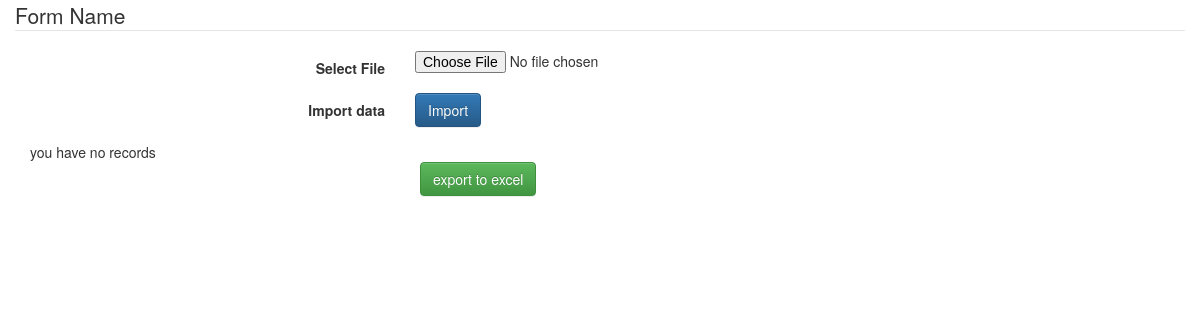
The page /csv/index.php on the database as committed earlier.
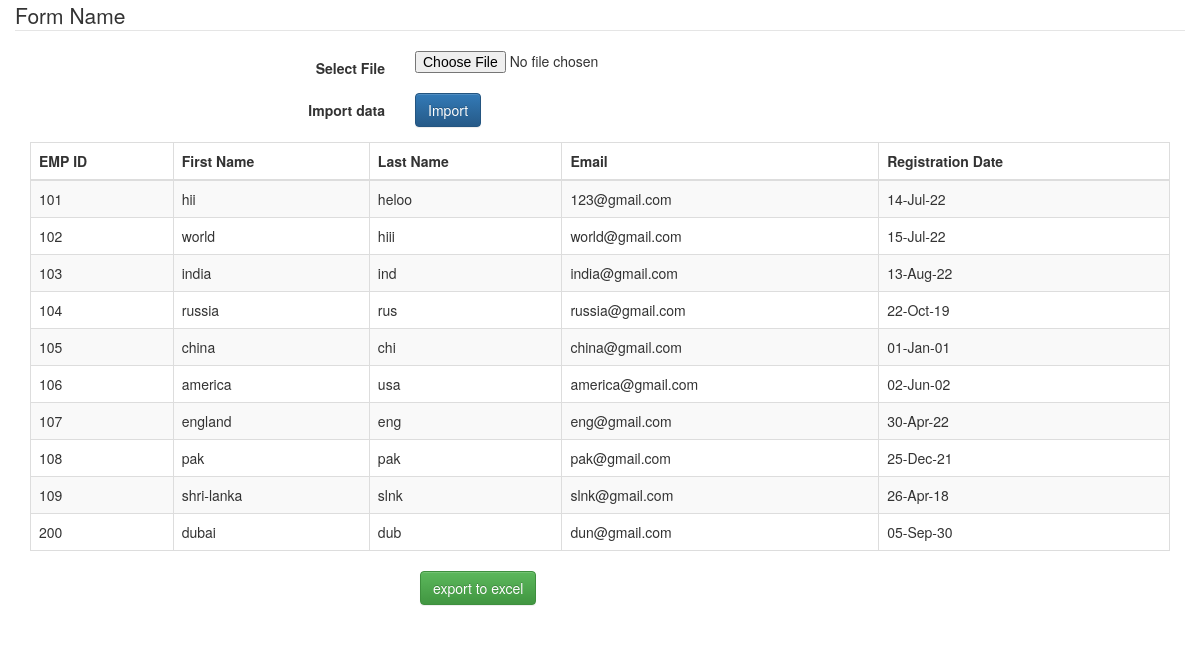
The same page on the database as committed later.
### tables this page shows
CREATE TABLE `csv` (
  `emp_id` varchar(50) NOT NULL,
  `firstname` varchar(30) NOT NULL,
  `lastname` varchar(30) NOT NULL,
  `email` varchar(50) NOT NULL,
  `reg_date` varchar(50) NOT NULL
);

### csv/index.php (the view, shortened to what this page needs)
<?php
function get_all_records()
{
    include_once'csvdb.php';
    $Sql = "SELECT * FROM csv";
    $result = mysqli_query($conn, $Sql);
    if (mysqli_num_rows($result) > 0)
    {
     echo "<div class='table-responsive'><table id='myTable' class='table table-striped table-bordered'>
             <thead><tr><th>EMP ID</th>
                          <th>First Name</th>
                          <th>Last Name</th>
                          <th>Email</th>
                          <th>Registration Date</th>
                        </tr></thead><tbody>";
     while($row = mysqli_fetch_assoc($result))
     {
         echo "<tr><td>" . $row['emp_id']."</td>
                   <td>" . $row['firstname']."</td>
                   <td>" . $row['lastname']."</td>
                   <td>" . $row['email']."</td>
                   <td>" . $row['reg_date']."</td></tr>";
     }
     echo "</tbody></table></div>";
    }
    else
    {
        echo "you have no records";
    }
}
?>
<!DOCTYPE html>
<html lang="en">
<head>
    <link rel="stylesheet" href="https://maxcdn.bootstrapcdn.com/bootstrap/3.3.7/css/bootstrap.min.css">
    <link rel="stylesheet" href="https://maxcdn.bootstrapcdn.com/bootstrap/3.3.7/css/bootstrap-theme.min.css">
</head>
<body>
    <div id="wrap">
        <div class="container">
            <div class="row">
                <form class="form-horizontal" action="functions.php" method="post" name="upload_excel" enctype="multipart/form-data">
                    <fieldset>
                        <legend>Form Name</legend>
                        <div class="form-group">
                            <label class="col-md-4 control-label" for="filebutton">Select File</label>
                            <div class="col-md-4">
                                <input type="file" name="file" id="file" class="input-large">
                            </div>
                        </div>
                        <div class="form-group">
                            <label class="col-md-4 control-label" for="singlebutton">Import data</label>
                            <div class="col-md-4">
                                <button type="submit" id="submit" name="Import" class="btn btn-primary button-loading" data-loading-text="Loading...">Import</button>
                            </div>
                        </div>
                    </fieldset>
                </form>
            </div>
            <?php
               get_all_records();
            ?>
             <div>
            <form class="form-horizontal" action="functions.php" method="post" name="upload_excel"
                      enctype="multipart/form-data">
                  <div class="form-group">
                            <div class="col-md-4 col-md-offset-4">
                                <input type="submit" name="Export" class="btn btn-success" value="export to excel"/>
                            </div>
                   </div>
            </form>
 </div>
        </div>
    </div>
</body>
</html>

Rows that differ between the two databases and show on the page:
added csv: emp_id "101", firstname "hii", lastname "heloo", email "123@gmail.com", reg_date "14-Jul-22"
added csv: emp_id "102", firstname "world", lastname "hiii", email "world@gmail.com", reg_date "15-Jul-22"
added csv: emp_id "103", firstname "india", lastname "ind", email "india@gmail.com", reg_date "13-Aug-22"
added csv: emp_id "104", firstname "russia", lastname "rus", email "russia@gmail.com", reg_date "22-Oct-19"
added csv: emp_id "105", firstname "china", lastname "chi", email "china@gmail.com", reg_date "01-Jan-01"
added csv: emp_id "106", firstname "america", lastname "usa", email "america@gmail.com", reg_date "02-Jun-02"
added csv: emp_id "107", firstname "england", lastname "eng", email "eng@gmail.com", reg_date "30-Apr-22"
added csv: emp_id "108", firstname "pak", lastname "pak", email "pak@gmail.com", reg_date "25-Dec-21"
added csv: emp_id "109", firstname "shri-lanka", lastname "slnk", email "slnk@gmail.com", reg_date "26-Apr-18"
added csv: emp_id "200", firstname "dubai", lastname "dub", email "dun@gmail.com", reg_date "05-Sep-30"
Other text that changed with them:
text no longer shown: "you have no records"
text now shown: "EMP ID First Name Last Name Email Registration Date"
